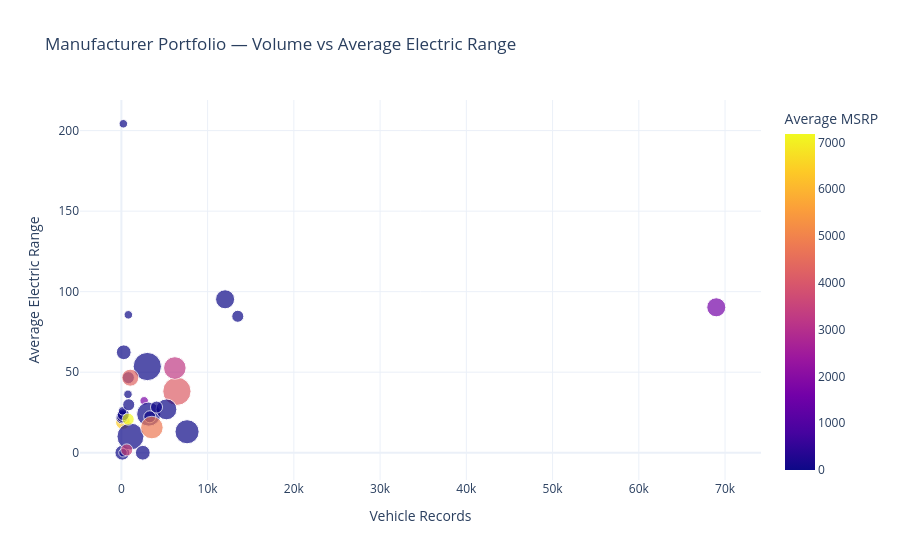

Write notebook code for a chart like this one.
### Markdown cell above
## 11. Row 3 — Wide portfolio analysis

### Code cell
portfolio = (
    analysis_df.groupby("Make")
    .agg(
        Vehicle_Count=("Vehicle_Count","sum"),
        Models=("Model","nunique"),
        Avg_Range=("Electric_Range","mean"),
        Median_Range=("Electric_Range","median"),
        Avg_MSRP=("Base_MSRP","mean"),
        Median_MSRP=("Base_MSRP","median"),
        Avg_Vehicle_Age=("Vehicle_Age","mean")
    )
    .reset_index()
)
portfolio["Market_Share_%"] = portfolio["Vehicle_Count"]/total*100

portfolio_plot = portfolio[portfolio["Vehicle_Count"] >= 30]

fig = px.scatter(
    portfolio_plot,
    x="Vehicle_Count", y="Avg_Range", size="Models",
    color="Avg_MSRP", hover_name="Make",
    hover_data=["Models","Median_Range","Median_MSRP","Market_Share_%"],
    title="Manufacturer Portfolio — Volume vs Average Electric Range",
    labels={
        "Vehicle_Count":"Vehicle Records",
        "Avg_Range":"Average Electric Range",
        "Avg_MSRP":"Average MSRP",
        "Models":"Model Count"
    }
)
fig.update_layout(template="plotly_white", height=560)
fig.show()

### Figure 1 — Plotly figure (JSON) as saved in the notebook; plotly's stock layout.template omitted (floating-point values rounded to 4 significant figures)
{"data": [{"customdata": [[11.0, 16.0, 0.0, 1.998], [11.0, 30.0, 0.0, 4.279], [3.0, 31.0, 0.0, 0.117], [5.0, 53.0, 0.0, 7.992], [1.0, 32.0, 0.0, 1.756], [1.0, 87.0, 0.0, 0.5356], [8.0, 19.0, 0.0, 5.06], [3.0, 0.0, 0.0, 0.0711], [2.0, 47.0, 0.0, 0.5383], [8.0, 0.0, 0.0, 2.107], [1.0, 234.0, 0.0, 0.1515], [2.0, 21.0, 0.0, 2.188], [7.0, 26.0, 0.0, 4.119], [2.0, 19.0, 0.0, 0.03123], [2.0, 37.0, 0.0, 0.09171], [2.0, 21.0, 0.0, 0.1522], [1.0, 0.0, 0.0, 0.1263], [1.0, 26.0, 0.0, 0.09038], [10.0, 0.0, 0.0, 0.7004], [2.0, 0.0, 0.0, 0.5256], [2.0, 22.0, 0.0, 0.5642], [2.0, 84.0, 0.0, 8.969], [1.0, 0.0, 0.0, 0.5077], [4.0, 14.0, 0.0, 0.6831], [3.0, 0.0, 0.0, 1.65], [3.0, 58.0, 0.0, 0.1821], [2.0, 0.0, 0.0, 0.414], [5.0, 0.0, 0.0, 45.84], [6.0, 25.0, 0.0, 3.471], [2.0, 0.0, 0.0, 2.707], [7.0, 18.0, 0.0, 2.35]], "hovertemplate": "<b>%{hovertext}</b><br><br>Vehicle Records=%{x}<br>Average Electric Range=%{y}<br>Model Count=%{customdata[0]}<br>Median_Range=%{customdata[1]}<br>Median_MSRP=%{customdata[2]}<br>Market_Share_%=%{customdata[3]}<br>Average MSRP=%{marker.color}<extra></extra>", "hovertext": ["AUDI", "BMW", "CADILLAC", "CHEVROLET", "CHRYSLER", "FIAT", "FORD", "GENESIS", "HONDA", "HYUNDAI", "JAGUAR", "JEEP", "KIA", "LAND ROVER", "LEXUS", "LINCOLN", "LUCID", "MAZDA", "MERCEDES-BENZ", "MINI", "MITSUBISHI", "NISSAN", "POLESTAR", "PORSCHE", "RIVIAN", "SMART", "SUBARU", "TESLA", "TOYOTA", "VOLKSWAGEN", "VOLVO"], "legendgroup": "", "marker": {"color": [0.0, 4154.0, 6400.0, 0.0, 1771.0, 0.0, 0.0, 0.0, 0.0, 0.0, 0.0, 0.0, 3253.0, 0.0, 0.0, 0.0, 0.0, 0.0, 0.0, 7177.0, 0.0, 0.0, 0.0, 4294.0, 0.0, 0.0, 3595.0, 1649.0, 0.0, 0.0, 4786.0], "coloraxis": "coloraxis", "size": [11, 11, 3, 5, 1, 1, 8, 3, 2, 8, 1, 2, 7, 2, 2, 2, 1, 1, 10, 2, 2, 2, 1, 4, 3, 3, 2, 5, 6, 2, 7], "sizemode": "area", "sizeref": 0.0275, "symbol": "circle"}, "mode": "markers", "name": "", "orientation": "v", "showlegend": false, "type": "scatter", "x": [3006, 6439, 176, 12026, 2642, 806, 7614, 107, 810, 3171, 228, 3292, 6198, 47, 138, 229, 190, 136, 1054, 791, 849, 13497, 764, 1028, 2483, 274, 623, 68983, 5223, 4074, 3536], "xaxis": "x", "y": [53.52, 38.16, 19.08, 95.27, 32.24, 85.63, 13.02, 0.0, 46.63, 23.98, 204.2, 22.33, 52.62, 21.72, 22.52, 23.63, 0.0, 26.0, 10.08, 20.83, 29.78, 84.72, 36.29, 46.6, 0.0, 62.38, 1.746, 90.3, 26.92, 28.33, 15.63], "yaxis": "y"}], "layout": {"coloraxis": {"colorbar": {"title": {"text": "Average MSRP"}}, "colorscale": [[0, "#0d0887"], [0.1111, "#46039f"], [0.2222, "#7201a8"], [0.3333, "#9c179e"], [0.4444, "#bd3786"], [0.5556, "#d8576b"], [0.6667, "#ed7953"], [0.7778, "#fb9f3a"], [0.8889, "#fdca26"], [1, "#f0f921"]]}, "height": 560, "legend": {"itemsizing": "constant", "tracegroupgap": 0}, "title": {"text": "Manufacturer Portfolio — Volume vs Average Electric Range"}, "xaxis": {"anchor": "y", "domain": [0, 1], "title": {"text": "Vehicle Records"}}, "yaxis": {"anchor": "x", "domain": [0, 1], "title": {"text": "Average Electric Range"}}}}
